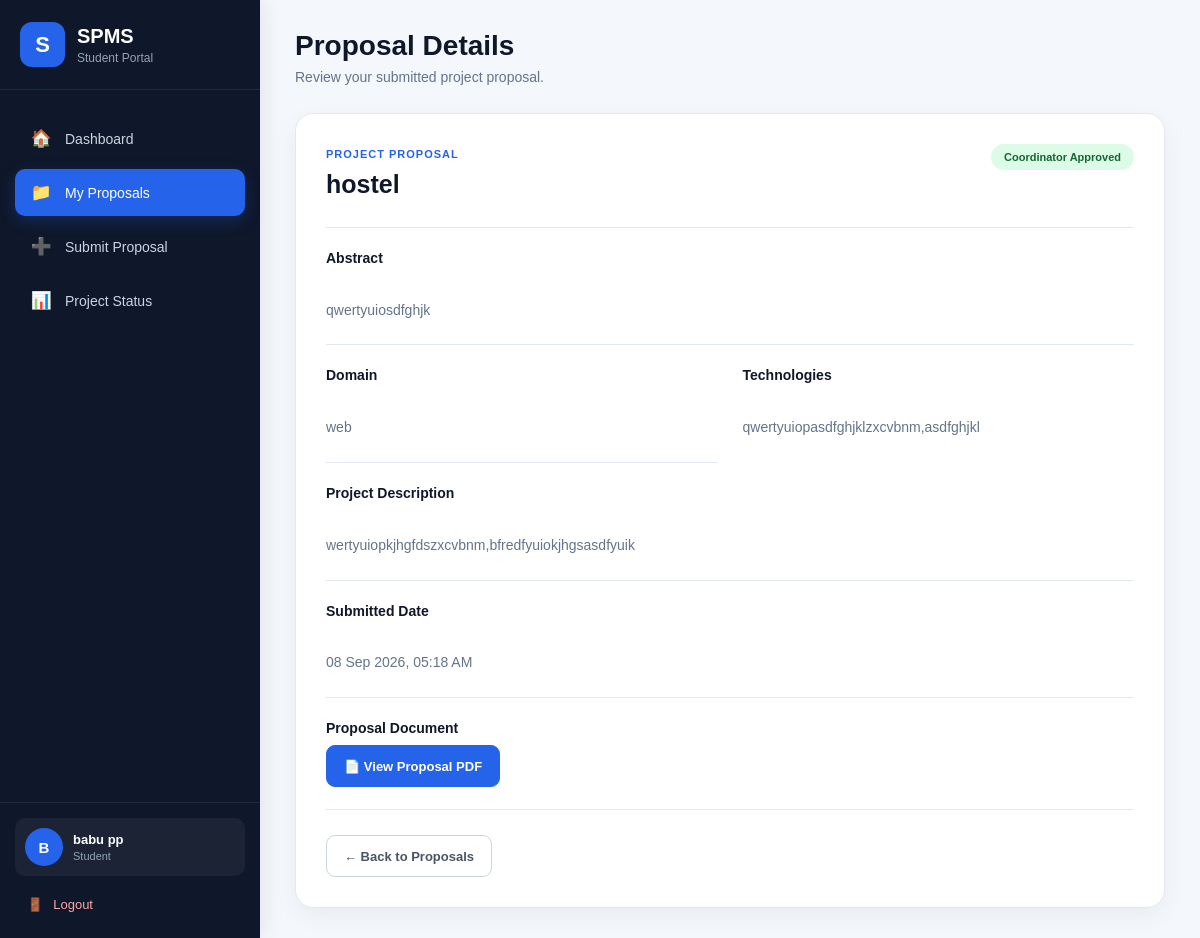
Page /student/proposals/3/ (signed in) on the committed database.
### accounts/models.py (models this page shows, shortened)
class User(AbstractUser):
    ROLE_CHOICES = [
        ("STUDENT", "Student"),
        ("COORDINATOR", "Coordinator"),
        ("EXPERT", "Domain Expert"),
        ("GUIDE", "Guide"),
        ("PANEL", "Panel Member"),
    ]
    role = models.CharField(
        max_length=20,
        choices=ROLE_CHOICES,
        default="STUDENT"
    )
    phone = models.CharField(
        max_length=15,
        blank=True,
        null=True
    )
    roll_number = models.CharField(
        max_length=50,
        blank=True,
        null=True
    )
    department = models.CharField(
        max_length=100,
        blank=True,
        null=True
    )
    semester = models.CharField(
        max_length=20,
        blank=True,
        null=True
    )
    batch = models.CharField(
        max_length=20,
        blank=True,
        null=True
    )

### projects/models.py (models this page shows, shortened)
class ProjectProposal(models.Model):
    STATUS_CHOICES = [
        ("SUBMITTED", "Submitted"),
        ("EXPERT_ASSIGNED", "Expert Assigned"),
        ("CHANGES_REQUESTED", "Changes Requested"),
        ("EXPERT_APPROVED", "Expert Approved"),
        ("COORDINATOR_APPROVED", "Coordinator Approved"),
        ("GUIDE_ASSIGNED", "Guide Assigned"),
        ("GUIDE_REJECTED", "Guide Rejected"),
        ("IN_PROGRESS", "In Progress"),
        ("COMPLETED", "Completed"),
    ]
    student = models.ForeignKey(
        settings.AUTH_USER_MODEL,
        on_delete=models.CASCADE,
        related_name="project_proposals",
        limit_choices_to={"role": "STUDENT"},
    )
    title = models.CharField(max_length=255)
    abstract = models.TextField(blank=True)
    domain = models.CharField(
        max_length=255,
        blank=True
    )
    technologies = models.TextField(
        blank=True
    )
    description = models.TextField(
        blank=True
    )
    proposal_document = models.FileField(
        upload_to="proposals/",
        blank=True,
        null=True
    )
    expert_comments = models.TextField(
        blank=True,
        null=True
    )
    status = models.CharField(
        max_length=30,
        choices=STATUS_CHOICES,
        default="SUBMITTED"
    )
    submitted_at = models.DateTimeField(
        auto_now_add=True
    )
    updated_at = models.DateTimeField(
        auto_now=True
    )
    domain_expert = models.ForeignKey(
        settings.AUTH_USER_MODEL,
        on_delete=models.SET_NULL,
        null=True,
        blank=True,
        related_name="expert_proposals",
        limit_choices_to={"role": "EXPERT"},
    )
    guide = models.ForeignKey(
        settings.AUTH_USER_MODEL,
        on_delete=models.SET_NULL,
        null=True,
        blank=True,
        related_name="guided_proposals",
        limit_choices_to={"role": "GUIDE"},
    )
    guide_rejection_reason = models.TextField(
        blank=True,
        null=True
    )
    guide_rejected_at = models.DateTimeField(
        blank=True,
        null=True
    )

### accounts/views.py (the view)
@login_required
def proposal_detail(request, proposal_id):
    if request.user.is_superuser:
        return redirect(
            "accounts:coordinator_dashboard"
        )
    if request.user.role != "STUDENT":
        return redirect(
            "accounts:dashboard"
        )
    proposal = get_object_or_404(
        ProjectProposal,
        id=proposal_id,
        student=request.user
    )
    return render(
        request,
        "student/proposal_detail.html",
        {
            "proposal": proposal
        }
    )

### templates/student/proposal_detail.html (shortened to what this page needs)
{% extends "base.html" %}
{% block content %}
<div class="spms-layout">
    <aside class="spms-sidebar">
        <div class="sidebar-brand">
            <div class="brand-logo">
                S
            </div>
            <div>
                <h2>
                    SPMS
                </h2>
                <span>
                    Student Portal
                </span>
            </div>
        </div>
        <nav class="sidebar-nav">
            <a href="{% url 'accounts:student_dashboard' %}"
               class="sidebar-link">
                <span>🏠</span>
                <span>Dashboard</span>
            </a>
            <a href="{% url 'accounts:student_proposals' %}"
               class="sidebar-link active">
                <span>📁</span>
                <span>My Proposals</span>
            </a>
            <a href="{% url 'accounts:add_proposal' %}"
               class="sidebar-link">
                <span>➕</span>
                <span>Submit Proposal</span>
            </a>
            <a href="{% url 'accounts:student_proposals' %}"
               class="sidebar-link">
                <span>📊</span>
                <span>Project Status</span>
            </a>
        </nav>
        <div class="sidebar-bottom">
            <div class="student-mini-profile">
                <div class="profile-avatar">
                    {{ request.user.first_name|first|default:request.user.username|first|upper }}
                </div>
                <div class="profile-info">
                    <strong>
                        {{ request.user.get_full_name|default:request.user.username }}
                    </strong>
                    <span>
                        Student
                    </span>
                </div>
            </div>
            <a href="{% url 'accounts:logout' %}"
               class="sidebar-logout">
                <span>🚪</span>
                Logout
            </a>
        </div>
    </aside>
    <main class="spms-main">
        <header class="topbar">
            <div>
                <h1>
                    Proposal Details
                </h1>
                <p>
                    Review your submitted project proposal.
                </p>
            </div>
        </header>
        <div class="detail-card">
            <div class="detail-header">
                <div>
                    <span class="proposal-number">
                        Project Proposal
                    </span>
                    <h2>
                        {{ proposal.title }}
                    </h2>
                </div>
                <span class="status-badge status-{{ proposal.status|lower }}">
                    {{ proposal.get_status_display }}
                </span>
            </div>
            <div class="detail-section">
                <h3>
                    Abstract
                </h3>
                <p>
                    {{ proposal.abstract }}
                </p>
            </div>
            <div class="detail-grid">
                <div class="detail-section">
                    <h3>
                        Domain
                    </h3>
                    <p>
                        {{ proposal.domain }}
                    </p>
                </div>
                <div class="detail-section">
                    <h3>
                        Technologies
                    </h3>
                    <p>
                        {{ proposal.technologies }}
                    </p>
                </div>
            </div>
            <div class="detail-section">
                <h3>
                    Project Description
                </h3>
                <p>
                    {{ proposal.description }}
                </p>
            </div>
            <div class="detail-section">
                <h3>
                    Submitted Date
                </h3>
                <p>
                    {{ proposal.submitted_at|date:"d M Y, h:i A" }}
                </p>
            </div>
            {% if proposal.proposal_document %}
                <div class="detail-section">
                    <h3>
                        Proposal Document
                    </h3>
                    <a href="{{ proposal.proposal_document.url }}"
                       target="_blank"
                       rel="noopener noreferrer"
                       class="primary-button">
                        📄 View Proposal PDF
                    </a>
                </div>
            {% endif %}
            <div class="form-actions">
                <a href="{% url 'accounts:student_proposals' %}"
                   class="secondary-button">
                    ← Back to Proposals
                </a>
            </div>
        </div>
    </main>
</div>
{% endblock %}

### static/css/style.css (style rules this page uses)
body { margin: 0; font-family: Arial, Helvetica, sans-serif; background: #f4f7fb; color: #1f2937; }
a { text-decoration: none; }

### templates/student/proposal_detail.html (style rules this page uses)
* { box-sizing: border-box; }
body { margin: 0; background: #f4f7fb; font-family: Arial, Helvetica, sans-serif; color: #1e293b; }
.spms-layout { display: flex; min-height: 100vh; }
.spms-sidebar { width: 260px; min-height: 100vh; background: #0f172a; color: white; position: fixed; left: 0; top: 0; bottom: 0; display: flex; flex-direction: column; z-index: 1000; box-shadow: 4px 0 20px rgba(15, 23, 42, 0.08); }
.sidebar-brand { height: 90px; padding: 20px; display: flex; align-items: center; gap: 12px; border-bottom: 1px solid rgba(255,255,255,0.08); }
.brand-logo { width: 45px; height: 45px; border-radius: 12px; background: #2563eb; display: flex; align-items: center; justify-content: center; font-size: 22px; font-weight: 700; }
.sidebar-brand h2 { margin: 0; font-size: 20px; }
.sidebar-brand span { display: block; margin-top: 3px; font-size: 12px; color: #94a3b8; }
.sidebar-nav { padding: 25px 15px; flex: 1; }
.sidebar-link { display: flex; align-items: center; gap: 13px; padding: 13px 15px; margin-bottom: 7px; color: #cbd5e1; text-decoration: none; border-radius: 10px; font-size: 14px; font-weight: 500; transition: 0.2s ease; }
.sidebar-link.active { background: #2563eb; color: white; box-shadow: 0 5px 15px rgba(37,99,235,0.25); }
.sidebar-link span:first-child { width: 22px; text-align: center; font-size: 17px; }
.sidebar-bottom { padding: 15px; border-top: 1px solid rgba(255,255,255,0.08); }
.student-mini-profile { display: flex; align-items: center; gap: 10px; padding: 10px; margin-bottom: 10px; background: rgba(255,255,255,0.05); border-radius: 10px; }
.profile-avatar { width: 38px; height: 38px; flex-shrink: 0; border-radius: 50%; background: #2563eb; display: flex; align-items: center; justify-content: center; color: white; font-size: 15px; font-weight: 700; }
.profile-info { min-width: 0; }
.profile-info strong { display: block; color: white; font-size: 13px; white-space: nowrap; overflow: hidden; text-overflow: ellipsis; }
.profile-info span { display: block; color: #94a3b8; font-size: 11px; margin-top: 3px; }
.sidebar-logout { display: flex; align-items: center; gap: 10px; width: 100%; padding: 11px 12px; color: #fca5a5; text-decoration: none; border-radius: 9px; font-size: 13px; transition: 0.2s ease; }
.spms-main { margin-left: 260px; width: calc(100% - 260px); min-height: 100vh; padding: 30px 35px; }
.topbar { display: flex; align-items: center; justify-content: space-between; margin-bottom: 28px; }
.topbar h1 { margin: 0; font-size: 28px; color: #0f172a; }
.topbar p { margin: 7px 0 0; color: #64748b; font-size: 14px; }
.detail-card { background: #ffffff; border: 1px solid #e2e8f0; border-radius: 18px; padding: 30px; box-shadow: 0 8px 25px rgba(15,23,42,0.05); }
.detail-header { display: flex; justify-content: space-between; align-items: flex-start; gap: 20px; padding-bottom: 25px; border-bottom: 1px solid #e2e8f0; }
.proposal-number { display: inline-block; color: #2563eb; font-size: 11px; font-weight: 700; text-transform: uppercase; letter-spacing: 1px; margin-bottom: 8px; }
.detail-header h2 { margin: 0; font-size: 25px; color: #0f172a; line-height: 1.35; }
.status-badge { display: inline-flex; align-items: center; justify-content: center; padding: 7px 13px; border-radius: 20px; font-size: 11px; font-weight: 700; white-space: nowrap; }
.status-coordinator_approved { background: #dcfce7; color: #166534; }
.detail-section { padding: 22px 0; border-bottom: 1px solid #e2e8f0; }
.detail-section:last-child { border-bottom: none; }
.detail-section h3 { margin: 0 0 9px; color: #0f172a; font-size: 14px; }
.detail-section p { margin: 0; color: #64748b; font-size: 14px; line-height: 1.7; white-space: pre-line; }
.detail-grid { display: grid; grid-template-columns: 1fr 1fr; gap: 25px; }
.form-actions { display: flex; align-items: center; gap: 12px; padding-top: 25px; }
.primary-button, .secondary-button { display: inline-flex; align-items: center; justify-content: center; min-height: 42px; padding: 10px 17px; border-radius: 9px; text-decoration: none; font-size: 13px; font-weight: 600; transition: 0.2s ease; }
.primary-button { background: #2563eb; color: white; border: 1px solid #2563eb; }
.secondary-button { background: #ffffff; color: #475569; border: 1px solid #cbd5e1; }

### rows in the picture
User: user.first_name|first "B", user.get_full_name "babu pp"
ProjectProposal: title "hostel", status "Coordinator Approved", abstract "qwertyuiosdfghjk", domain "web", technologies "qwertyuiopasdfghjklzxcvbnm,asdfghjkl", description "wertyuiopkjhgfdszxcvbnm,bfredfyuiokjhgsasdfyuik", submitted_at "08 Sep 2026, 05:18 AM"
